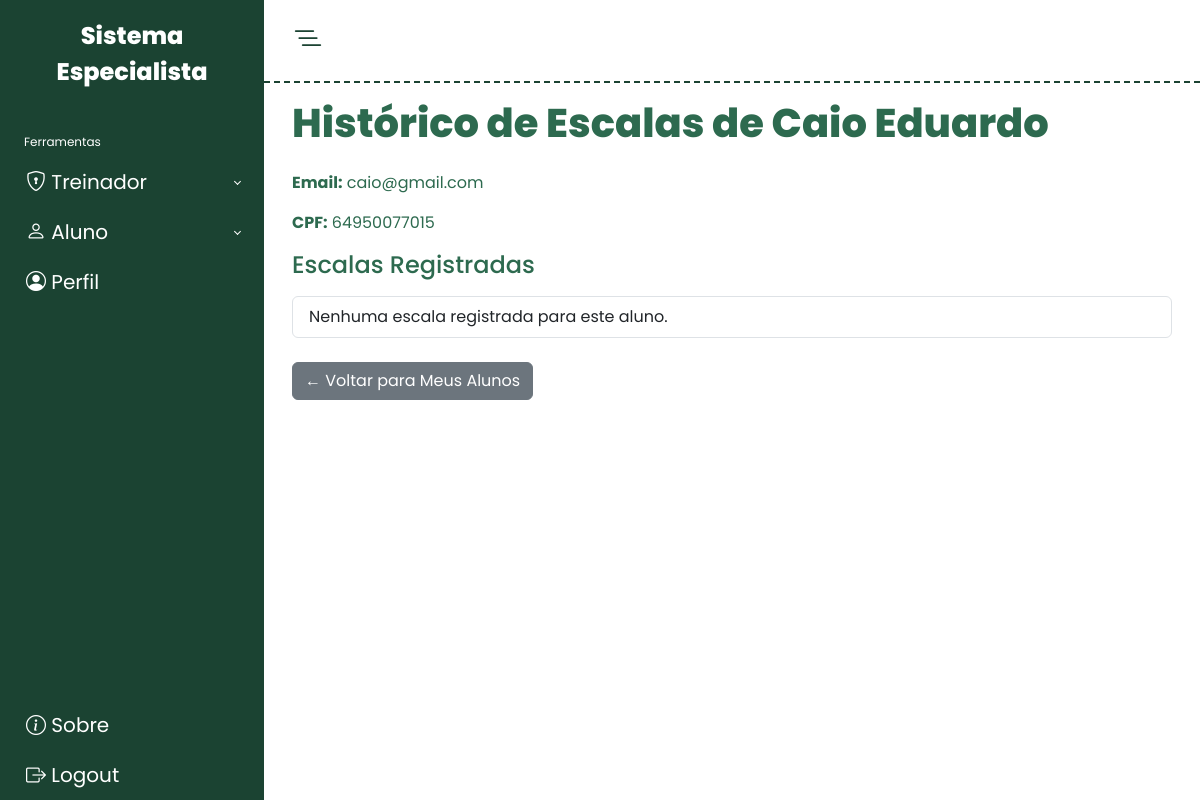
The app's page /historico_aluno/64950077015/ (signed in) with its own data.
### EscalaPoms/models.py (models this page shows)
class Pessoa(models.Model):
    cpf         = models.CharField(max_length=11, primary_key=True, help_text="…")
    nome        = models.CharField(max_length=100)
    email       = models.EmailField(unique=True)
    senha       = models.CharField(max_length=128)
    genero      = models.CharField(max_length=12, choices=[('masculino','Masculino'),('feminino','Feminino')])
    num_telefone= models.CharField(max_length=100, null=True, blank=True)
    class Meta:
        abstract = True

class Aluno(Pessoa):
    treinador = models.ForeignKey(Treinador, on_delete=models.CASCADE, related_name='alunos')

### EscalaPoms/views.py (the view)
# urls.py: path('historico_aluno/<str:aluno_cpf>/', historico_aluno, name='historico_aluno'),
@login_required
@treinador_required
def historico_aluno(request, aluno_cpf):
    aluno = get_object_or_404(Aluno, cpf=aluno_cpf, treinador__cpf=request.user.username)
    escalas = EscalaPoms.objects.filter(aluno=aluno).order_by('data').select_related('classificacao')
    return render(request, 'EscalaPoms/historico_aluno.html', {'aluno': aluno, 'escalas': escalas})

### EscalaPoms/utils.py (called while the page is built)
def normalizar_cpf(texto: str) -> str:
    return re.sub(r'\D', '', texto or '')

### EscalaPoms/templates/EscalaPoms/historico_aluno.html (shortened to what this page needs)
{% extends 'EscalaPoms/base.html' %}
{% load static %}
{% block content %}
  <h1 class="mb-4">Histórico de Escalas de {{ aluno.nome }}</h1>
  <div class="mb-3">
    <p><strong>Email:</strong> {{ aluno.email }}</p>
    <p><strong>CPF:</strong> {{ aluno.cpf }}</p>
  </div>
  <h2 class="h4 mb-3">Escalas Registradas</h2>
  <ul class="list-group mb-4">
    {% for escala in escalas %}
      <li class="list-group-item">
        <div class="row">
          <div class="col-md-3"><strong>Data:</strong><br>{{ escala.data|date:"d/m/Y" }}</div>
          <div class="col-md-3"><strong>PTH:</strong><br>{{ escala.pth }}</div>
          <div class="col-md-3"><strong>Sono:</strong><br>{{ escala.sono|default:"–" }}</div>
          <div class="col-md-3"><strong>Freq. Cardíaca:</strong><br>{{ escala.freq_cardiaca_media|default:"–" }} bpm</div>
        </div>
        <div class="row mt-2">
          <div class="col-md-3"><strong>Σ Tensão:</strong><br>{{ escala.soma_tensao }}</div>
          <div class="col-md-3"><strong>Σ Depressão:</strong><br>{{ escala.soma_depressao }}</div>
          <div class="col-md-3"><strong>Σ Hostilidade:</strong><br>{{ escala.soma_hostilidade }}</div>
          <div class="col-md-3"><strong>Σ Fadiga:</strong><br>{{ escala.soma_fadiga }}</div>
        </div>
        <div class="row mt-2">
          <div class="col-md-3"><strong>Σ Confusão:</strong><br>{{ escala.soma_confusao }}</div>
          <div class="col-md-3"><strong>Σ Vigor:</strong><br>{{ escala.soma_vigor }}</div>
          <div class="col-md-3"><strong>Σ Desajuste:</strong><br>{{ escala.soma_desajuste }}</div>
          <div class="col-md-3"><strong>Vol. Treino:</strong><br>{{ escala.volume_treino|default:"–" }}</div>
        </div>
        {% if escala.observacoes %}
        <div class="row mt-2">
          <div class="col-12">
            <strong>Observações:</strong><br>
            {{ escala.observacoes }}
          </div>
        </div>
        {% endif %}
        {% if escala.classificacao %}
        <div class="row mt-4">
          <div class="col-12"><strong>Níveis Emocionais:</strong></div>
        </div>
        <div class="row">
          <div class="col-md-3"><strong>Tensão:</strong><br>{{ escala.classificacao.nivel_tensao }}</div>
          <div class="col-md-3"><strong>Depressão:</strong><br>{{ escala.classificacao.nivel_depressao }}</div>
          <div class="col-md-3"><strong>Hostilidade:</strong><br>{{ escala.classificacao.nivel_hostilidade }}</div>
          <div class="col-md-3"><strong>Fadiga:</strong><br>{{ escala.classificacao.nivel_fadiga }}</div>
        </div>
        <div class="row mt-2">
          <div class="col-md-3"><strong>Confusão:</strong><br>{{ escala.classificacao.nivel_confusao }}</div>
          <div class="col-md-3"><strong>Vigor:</strong><br>{{ escala.classificacao.nivel_vigor }}</div>
          <div class="col-md-3"><strong>Desajuste:</strong><br>{{ escala.classificacao.nivel_desajuste }}</div>
        </div>
        {% else %}
        <div class="row mt-3">
          <div class="col-12 text-warning">Classificação emocional ainda não disponível.</div>
        </div>
        {% endif %}
      </li>
      <br>
    {% empty %}
      <li class="list-group-item">Nenhuma escala registrada para este aluno.</li>
    {% endfor %}
  </ul>
  <a href="{% url 'meus_alunos' %}" class="btn btn-secondary">
    ← Voltar para Meus Alunos
  </a>
{% endblock %}

### EscalaPoms/static/css/colors.css (style rules this page uses)
:root { --bg-start: #D8F3DC; --bg-end: #B7E4C7; --bg-fundo: #DCF1E1; --bg-gd: #57CC99; --card-bg: #FFFFFF; --label-color: #2D6A4F; --text-color: #081C15; --btn-start: #74C69D; --btn-end: #52B788; --sidebar-bg: #1B4332; --sidebar-hover-bg: rgba(7, 156, 94, 0.377); --sidebar-link-color: #FFFFFF; --main-text-color: #2D6A4F; }

### EscalaPoms/templates/EscalaPoms/base.html (style rules this page uses)
html, body { height: 100%; margin: 0; padding: 0; overflow: hidden; font-family: 'Poppins', sans-serif; }
h1 { font-weight: 800; }
li { list-style: none; }
a { text-decoration: none; }

### records on screen
Aluno: nome "Caio Eduardo", email "caio@gmail.com", cpf "64950077015"
